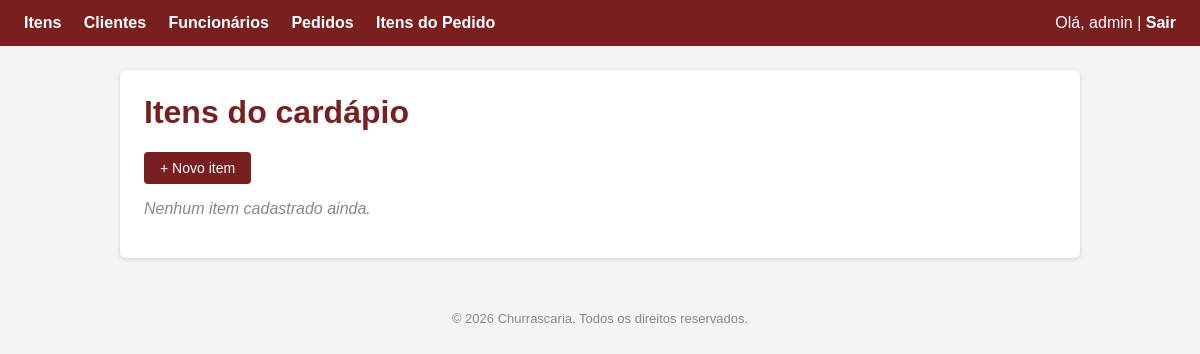
The app's page /itens/ (signed in), older data.
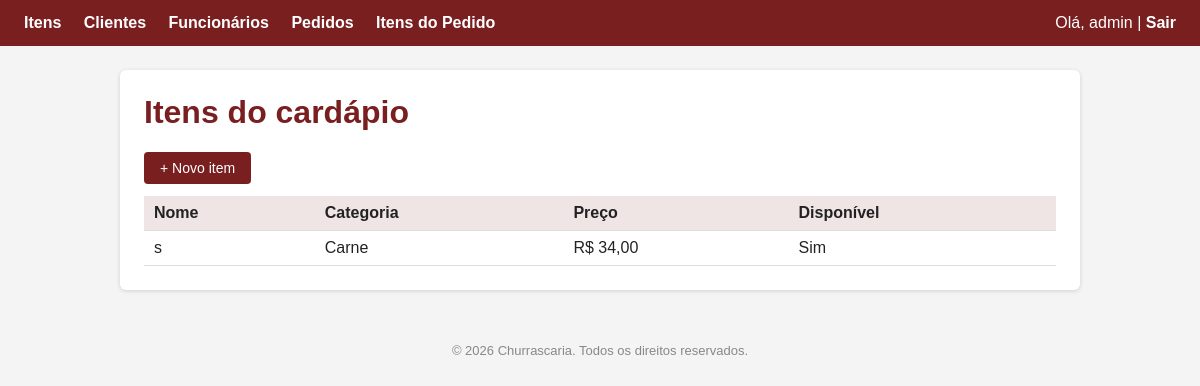
The same page, newer data.
### item/models.py (models this page shows, shortened)
class Item(models.Model):
    CATEGORIA_CHOICES = [
        ('CARNE', 'Carne'),
        ('ACOMPANHAMENTO', 'Acompanhamento'),
        ('BEBIDA', 'Bebida'),
        ('SOBREMESA', 'Sobremesa'),
    ]
    nome = models.CharField(max_length=100)
    descricao = models.TextField(blank=True)
    preco = models.DecimalField(max_digits=8, decimal_places=2, validators=[MinValueValidator(0)])
    categoria = models.CharField(max_length=20, choices=CATEGORIA_CHOICES)
    disponivel = models.BooleanField(default=True)

### item/views.py (the view)
# urls.py: path('', RedirectView.as_view(pattern_name='item_list'), name='home'),
@login_required
@permission_required('item.view_item', raise_exception=True)
def item_list(request):
    itens = Item.objects.all().order_by('nome')
    return render(request, 'item/item_list.html', {'itens': itens})

### templates/item/item_list.html (shortened to what this page needs)
{% extends 'base.html' %}
{% block content %}
    <h1>Itens do cardápio</h1>
    {% if perms.item.add_item %}
    <a class="btn" href="{% url 'item_create' %}">+ Novo item</a>
    {% endif %}
    {% if itens %}
        <table>
            <tr>
                <th>Nome</th>
                <th>Categoria</th>
                <th>Preço</th>
                <th>Disponível</th>
            </tr>
            {% for item in itens %}
                <tr>
                    <td>{{ item.nome }}</td>
                    <td>{{ item.get_categoria_display }}</td>
                    <td>R$ {{ item.preco }}</td>
                    <td>{% if item.disponivel %}Sim{% else %}Não{% endif %}</td>
                </tr>
            {% endfor %}
        </table>
    {% else %}
        <p class="empty">Nenhum item cadastrado ainda.</p>
    {% endif %}
{% endblock %}

Row changes from the older to the newer data that the page shows:
added Item: nome "s", categoria "Carne", preco "34,00", disponivel "Sim"
Text that changed along with them:
text no longer shown: "Nenhum item cadastrado ainda."
text now shown: "Nome Categoria Preço Disponível"
